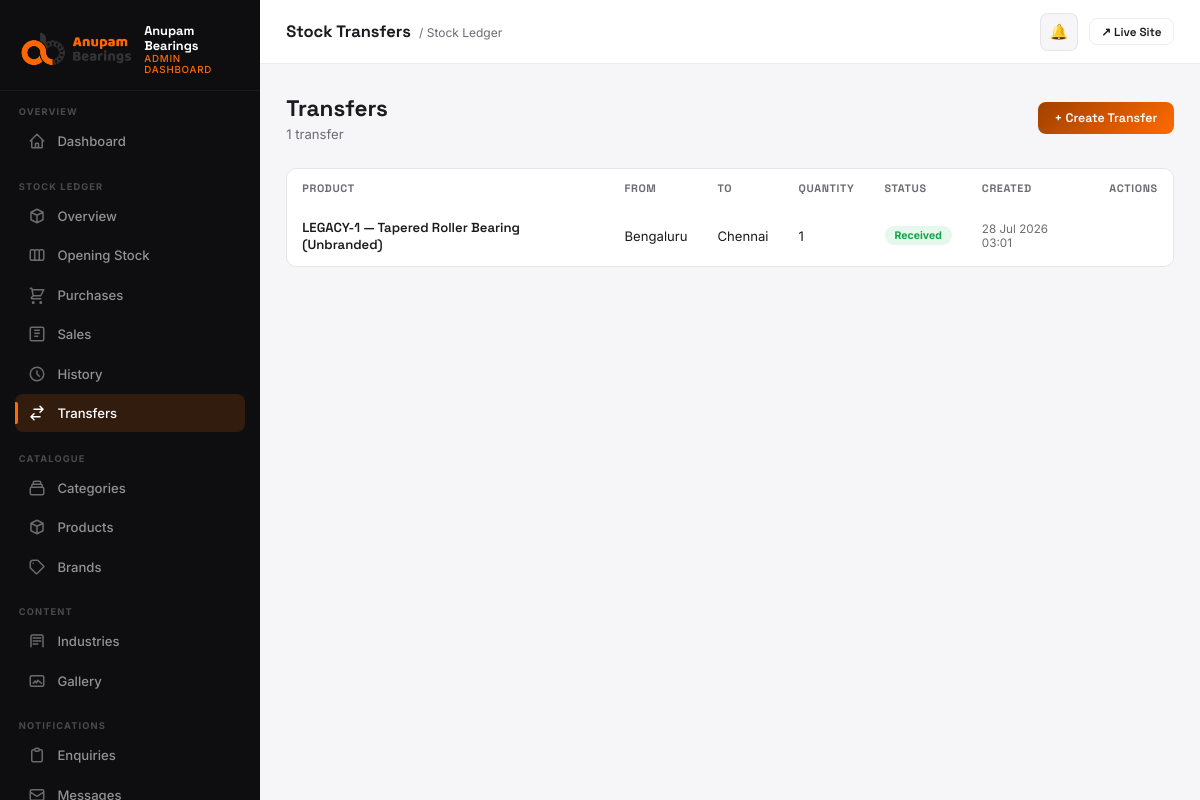
Screenshot of /dashboard/stock/transfers/ (signed in) with the database file from the repository.
### stock_ledger/models.py (models this page shows, shortened)
class StockTransfer(models.Model):
    PENDING = 'PENDING'
    DISPATCHED = 'DISPATCHED'
    PARTIALLY_RECEIVED = 'PARTIALLY_RECEIVED'
    RECEIVED = 'RECEIVED'
    ISSUE_REPORTED = 'ISSUE_REPORTED'
    CANCELLED = 'CANCELLED'
    STATUS_CHOICES = [
        (PENDING, 'Pending'),
        (DISPATCHED, 'Dispatched'),
        (PARTIALLY_RECEIVED, 'Partially Received'),
        (RECEIVED, 'Received'),
        (ISSUE_REPORTED, 'Issue Reported'),
        (CANCELLED, 'Cancelled'),
    ]
    product = models.ForeignKey('products.Product', on_delete=models.PROTECT, related_name='transfers')
    from_branch = models.ForeignKey(Branch, on_delete=models.PROTECT, related_name='transfers_out')
    to_branch = models.ForeignKey(Branch, on_delete=models.PROTECT, related_name='transfers_in')
    quantity = models.PositiveIntegerField()
    received_quantity = models.PositiveIntegerField(default=0)
    status = models.CharField(max_length=20, choices=STATUS_CHOICES, default=PENDING)
    created_by = models.ForeignKey(settings.AUTH_USER_MODEL, on_delete=models.PROTECT, related_name='+')
    created_at = models.DateTimeField(auto_now_add=True)
    dispatched_by = models.ForeignKey(settings.AUTH_USER_MODEL, on_delete=models.PROTECT, related_name='+', null=True, blank=True)
    dispatched_at = models.DateTimeField(null=True, blank=True)
    received_by = models.ForeignKey(settings.AUTH_USER_MODEL, on_delete=models.PROTECT, related_name='+', null=True, blank=True)
    received_at = models.DateTimeField(null=True, blank=True)
    cancelled_by = models.ForeignKey(settings.AUTH_USER_MODEL, on_delete=models.PROTECT, related_name='+', null=True, blank=True)
    cancelled_at = models.DateTimeField(null=True, blank=True)
    issue_reported_by = models.ForeignKey(settings.AUTH_USER_MODEL, on_delete=models.PROTECT, related_name='+', null=True, blank=True)
    issue_reported_at = models.DateTimeField(null=True, blank=True)
    issue_resolved_by = models.ForeignKey(settings.AUTH_USER_MODEL, on_delete=models.PROTECT, related_name='+', null=True, blank=True)
    issue_resolved_at = models.DateTimeField(null=True, blank=True)
    notes = models.TextField(blank=True)
    class Meta:
        ordering = ['-created_at']

class Branch(models.Model):
    name = models.CharField(max_length=120)
    slug = models.SlugField(unique=True)
    code = models.CharField(max_length=20, unique=True)
    address = models.TextField(blank=True)
    is_active = models.BooleanField(default=True)
    created_at = models.DateTimeField(auto_now_add=True)
    class Meta:
        ordering = ['name']

### products/models.py (models this page shows, shortened)
class Product(models.Model):
    category = models.ForeignKey(Category, on_delete=models.CASCADE, related_name='products')
    brand = models.ForeignKey(Brand, on_delete=models.PROTECT, related_name='products')
    name = models.CharField(max_length=200)
    slug = models.SlugField(unique=True)
    sku = models.CharField(
        max_length=64, db_index=True,
        help_text="Part/model code (e.g. 6001-ZZ). Identifies this product in the Stock Ledger and the Opening Stock Excel import."
    )
    description = models.TextField(blank=True)
    specifications = models.JSONField(default=dict, blank=True)
    needs_excel_table = models.BooleanField(default=False)
    excel_table_file = models.FileField(upload_to=product_excel_upload_to, blank=True, null=True)
    excel_table_data = models.JSONField(default=dict, blank=True)
    image = models.ImageField(upload_to='products/', blank=True, null=True)
    is_featured = models.BooleanField(default=False)
    created_at = models.DateTimeField(auto_now_add=True)
    class Meta:
        unique_together = [('sku', 'brand')]

class Brand(models.Model):
    name = models.CharField(max_length=120)
    slug = models.SlugField(unique=True)
    is_active = models.BooleanField(default=True)
    order = models.IntegerField(default=0)
    class Meta:
        ordering = ['order', 'name']

### stock_ledger/views.py (the view)
# urls.py: path('transfers/', views.transfer_list, name='transfer_list'),
@login_required(login_url='/dashboard/login/')
@staff_required
@role_required(UserProfile.ADMIN, UserProfile.BRANCH_STAFF)
def transfer_list(request):
    profile = _profile(request)
    if _is_admin(profile):
        qs = StockTransfer.objects.select_related('product', 'from_branch', 'to_branch').all()
    else:
        qs = StockTransfer.objects.select_related('product', 'from_branch', 'to_branch').filter(
            Q(from_branch_id=profile.branch_id) | Q(to_branch_id=profile.branch_id)
        )
    return render(request, 'dashboard/stock_transfers.html', {
        'transfers': qs,
        'is_admin': _is_admin(profile),
        'my_branch_id': profile.branch_id,
    })

### core/context_processors.py (called while the page is built)
def seo(request):
    return build_seo_context(request)

### core/seo.py (called while the page is built)
def site_url() -> str:
    return getattr(settings, 'SITE_URL', 'https://anupambearings.com').rstrip('/')

def absolute_url(path: str) -> str:
    if not path:
        return site_url()
    parsed = urlsplit(path)
    if parsed.scheme:
        return path
    if path.startswith('/'):
        return f'{site_url()}{path}'
    return f"{site_url()}/{path.lstrip('/')}"

def build_canonical_url(request, *, path: str | None = None) -> str:
    canonical_path = path if path is not None else request.path
    return absolute_url(canonical_path)

def _serialize_schema(schema: dict) -> str:
    return json.dumps(schema, ensure_ascii=False, separators=(',', ':'))

def website_schema() -> dict:
    return {
        '@context': 'https://schema.org',
        '@type': 'WebSite',
        '@id': f'{site_url()}#website',
        'url': site_url(),
        'name': SITE_NAME,
        'alternateName': 'Anupam Bearings India',
        'description': SITE_DESCRIPTION,
        'publisher': {'@id': f'{site_url()}#organization'},
        'potentialAction': {
            '@type': 'SearchAction',
            'target': {
                '@type': 'EntryPoint',
                'urlTemplate': f'{site_url()}/products/?q={{search_term_string}}',
            },
            'query-input': 'required name=search_term_string',
        },
    }

### stock_ledger/context_processors.py (called while the page is built, shortened)
def dashboard_role(request):
    user = getattr(request, 'user', None)
    if not user or not user.is_authenticated or not user.is_staff:
        return {}
    profile = getattr(user, 'stock_profile', None)
    if profile is None:
        return {}
    return {
        'dash_role': profile.role,
        'dash_branch': profile.branch,
    }

def low_stock_alert(request):
    user = getattr(request, 'user', None)
    if not user or not user.is_authenticated or not user.is_staff:
        return {'show_low_stock_modal': False}
    profile = getattr(user, 'stock_profile', None)
    if profile is None or profile.role not in (UserProfile.ADMIN, UserProfile.BRANCH_STAFF):
        return {'show_low_stock_modal': False}
    if request.session.get('low_stock_alert_shown'):
        return {'show_low_stock_modal': False}

### stock_ledger/templatetags/stock_ledger_extras.py (called while the page is built)
@register.filter
def product_label(product):
    if not product:
        return ''
    brand = product.brand.name if product.brand_id else 'No Brand'
    sku = product.sku or '—'
    return f'{sku} — {product.name} ({brand})'

### stock_ledger/views.py (called while the page is built)
def _profile(request):
    return request.user.stock_profile

### templates/dashboard/stock_transfers.html (shortened to what this page needs)
{% extends "dashboard/base.html" %}
{% load stock_ledger_extras %}
{% block page_title %}Stock Transfers{% endblock %}
{% block breadcrumb %}<span class="topbar-breadcrumb">/ Stock Ledger</span>{% endblock %}
{% block nav_stock_transfers %}active{% endblock %}
{% block content %}
<div class="page-header">
  <div class="page-header-left">
    <h1>Transfers</h1>
    <p>{{ transfers|length }} transfer{{ transfers|length|pluralize }}</p>
  </div>
  {% if is_admin %}<a href="{% url 'dashboard:stock_ledger:transfer_create' %}" class="btn btn-primary">+ Create Transfer</a>{% endif %}
</div>
<div class="table-wrap">
  <table>
    <thead>
      <tr>
        <th>Product</th>
        <th>From</th>
        <th>To</th>
        <th>Quantity</th>
        <th>Status</th>
        <th>Created</th>
        <th style="text-align:right;">Actions</th>
      </tr>
    </thead>
    <tbody>
      {% for t in transfers %}
      <tr id="transfer-row-{{ t.pk }}">
        <td class="td-name">{{ t.product|product_label }}</td>
        <td>{{ t.from_branch.name }}</td>
        <td>{{ t.to_branch.name }}</td>
        <td>{{ t.quantity }}</td>
        <td>
          {% if t.status == 'PENDING' %}<span class="pill pill-new">Pending</span>
          {% elif t.status == 'DISPATCHED' %}<span class="pill pill-in-progress">Dispatched</span>
          {% elif t.status == 'PARTIALLY_RECEIVED' %}
            <span class="pill pill-in-progress">Partially Received</span>
            <div class="td-sub">{{ t.received_quantity }} / {{ t.quantity }} received, {{ t.remaining_quantity }} left</div>
          {% elif t.status == 'RECEIVED' %}<span class="pill pill-resolved">Received</span>
          {% elif t.status == 'ISSUE_REPORTED' %}<span class="pill pill-unread">Issue Reported</span>
          {% else %}<span class="pill pill-read">Cancelled</span>{% endif %}
        </td>
        <td class="td-sub">{{ t.created_at|date:"d M Y H:i" }}</td>
        <td style="text-align:right;">
        </td>
      </tr>
      {% empty %}
      <tr><td colspan="7"><div class="empty-state"><div class="empty-state-icon">🔁</div><h3>No transfers</h3></div></td></tr>
      {% endfor %}
    </tbody>
  </table>
</div>
{% endblock %}

### templates/dashboard/base.html (style rules this page uses)
*, *::before, *::after { box-sizing: border-box; margin: 0; padding: 0; }
:root { --orange: #ff6a00; --orange-dk: #a14000; --surface: #f6f5f7; --card: #ffffff; --sidebar-bg: #0e0e11; --sidebar-w: 260px; --on: #1b1b1f; --muted: #6b6b72; --border: rgba(0,0,0,0.07); --grad: linear-gradient(135deg,#a14000 0%,#ff6a00 100%); --radius: 10px; --shadow: 0 2px 16px rgba(0,0,0,0.07); --shadow-lg: 0 8px 40px rgba(0,0,0,0.12); --font-d: 'Space Grotesk', sans-serif; --font-b: 'Inter', sans-serif; }
html { font-size: 15px; -webkit-font-smoothing: antialiased; }
body { font-family: var(--font-b); background: var(--surface); color: var(--on); display: flex; min-height: 100vh; overflow-x: hidden; }
.topbar-breadcrumb { font-size: 0.8rem; color: var(--muted); margin-left: 4px; }
.page-header { display: flex; align-items: center; justify-content: space-between; margin-bottom: 1.75rem; gap: 1rem; flex-wrap: wrap; }
.page-header-left h1 { font-family: var(--font-d); font-size: 1.5rem; font-weight: 700; }
.page-header-left p { color: var(--muted); font-size: 0.875rem; margin-top: 0.2rem; }
.table-wrap { overflow-x: auto; border-radius: var(--radius); border: 1px solid var(--border); }
table { width: 100%; border-collapse: collapse; font-size: 0.875rem; }
thead { background: var(--surface); }
th { padding: 0.75rem 1rem; text-align: left; font-family: var(--font-d); font-size: 0.72rem; font-weight: 700; letter-spacing: 0.06em; text-transform: uppercase; color: var(--muted); white-space: nowrap; }
td { padding: 0.875rem 1rem; border-top: 1px solid var(--border); vertical-align: middle; }
tr { background: var(--card); transition: background 0.12s; }
tr:first-child td { border-top: none; }
.td-name { font-family: var(--font-d); font-weight: 600; font-size: 0.875rem; }
.td-sub { font-size: 0.78rem; color: var(--muted); margin-top: 2px; }
.pill { display: inline-flex; align-items: center; gap: 4px; padding: 3px 10px; border-radius: 99px; font-size: 0.7rem; font-weight: 700; }
.pill-resolved { background: rgba(34,197,94,0.12); color: #16a34a; }
.btn { display: inline-flex; align-items: center; gap: 0.4rem; padding: 0.55rem 1.1rem; border-radius: 8px; font-family: var(--font-d); font-size: 0.83rem; font-weight: 600; cursor: pointer; border: none; text-decoration: none; transition: all 0.18s; }
.btn-primary { background: var(--grad); color: #fff; }

### rows the page displays
StockTransfer: product|product_label "LEGACY-1 — Tapered Roller Bearing (Unbranded)", from_branch.name "Bengaluru", to_branch.name "Chennai", quantity "1", status "Received", created_at "28 Jul 2026 03:01"

### other values shown
{{ transfers|length }} "1"
